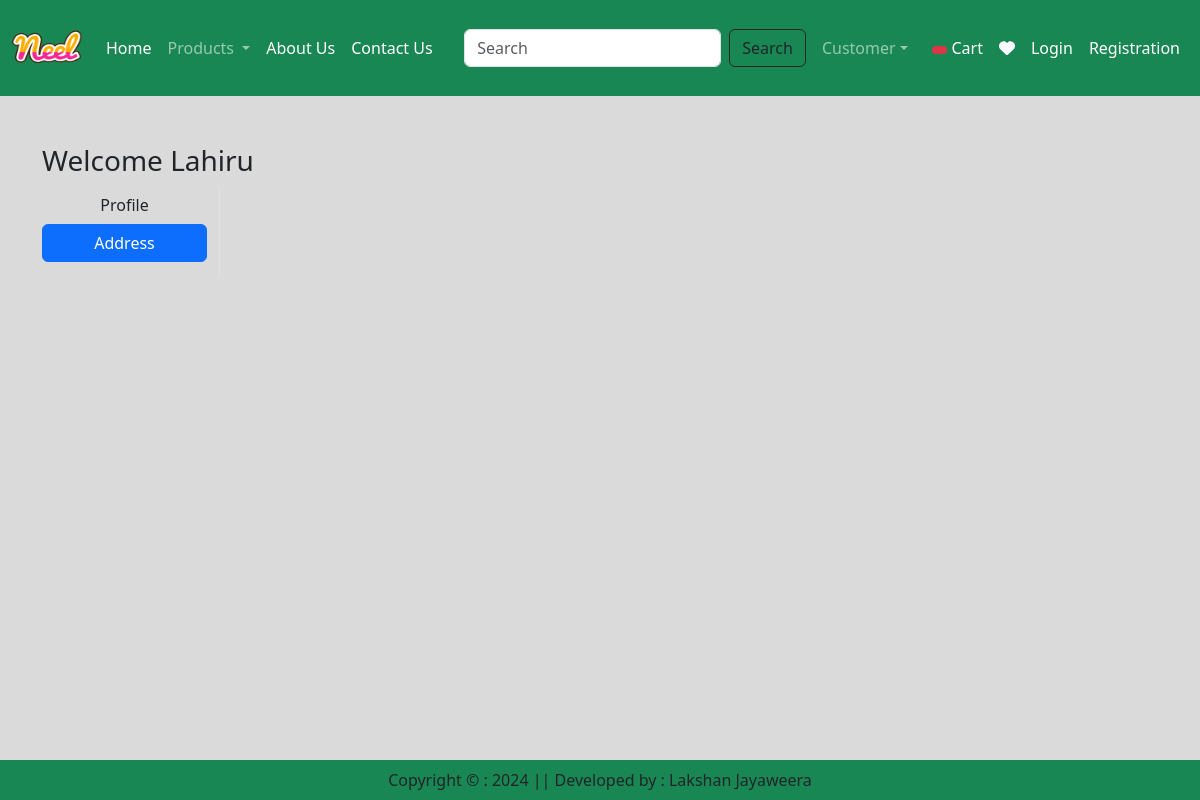
The app's page /address/ (signed in), older data.
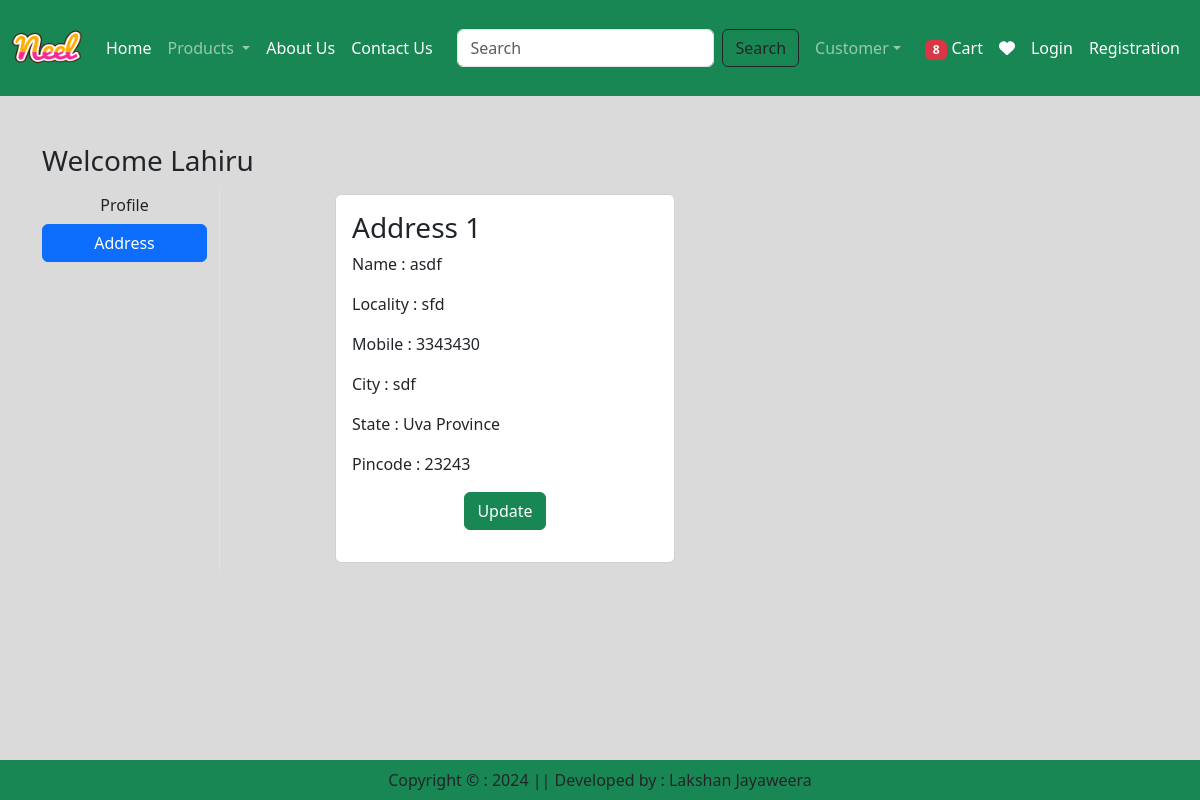
The same page, newer data.
### application/models.py (models this page shows, shortened)
class Customer(models.Model):
    user = models.ForeignKey(User, on_delete=models.CASCADE)
    name = models.CharField(max_length=200)
    locality = models.CharField(max_length=200)
    city = models.CharField(max_length=50)
    mobile = models.IntegerField(default=0)
    zipcode = models.IntegerField()
    state = models.CharField(choices=STATE_CHOICES, max_length=100)

### application/views.py (the view)
# urls.py: path('address/',views.address, name='address'),
def address(request):
    add = Customer.objects.filter(user=request.user)
    totalitem = 0
    wishitem = 0
    if request.user.is_authenticated:
        totalitem = len(Cart.objects.filter(user=request.user))
        wishitem = len(Wishlist.objects.filter(user=request.user))
    return render(request, 'app/address.html',locals())

### application/templates/app/address.html (shortened to what this page needs)
{% extends "app/base.html" %}
{% load static %}
{% block main-content %}
<div class="container my-5">
    <div class="row">
        <h3>Welcome <span class="text-capitalize">{{request.user}}</span></h3>
        <div class="col-sm-2 border-end">
            <ul class="list-unstyled">
                <li class="d-grid"><a href="{% url 'profile' %}" class="btn ">Profile</a></li>
                <li class="d-grid"><a href="{% url 'address' %}" class="btn btn-primary">Address</a></li>
            </ul>
        </div>
        <div class="col-sm-8 offset-sm-1">
            <div class="row">
                {% for ad in add %}
                    <div class="col-sm-6">
                        <div class="card m-2">
                            <div class="card-body">
                                <h3>Address {{forloop.counter}}</h3>
                                <p>Name : {{ad.name}}</p>
                                <p>Locality : {{ad.locality}}</p>
                                <p>Mobile : {{ad.mobile}}</p>
                                <p>City : {{ad.city}} </p>
                                <p>State : {{ad.state}} </p>
                                <p>Pincode : {{ad.zipcode}} </p>
                                <p class="text-center"><a href="{% url 'updateAddress' pk=ad.id %}" type="button" class="btn btn-success">Update</a></p>
                            </div>
                        </div>
                    </div>
                {% endfor %}
            </div>
        </div>
    </div>
</div>
{% endblock main-content %}

Row changes from the older to the newer data that the page shows:
added Customer: name "asdf", locality "sfd", mobile "3343430", city "sdf", state "Uva Province", zipcode "23243"
Text that changed along with them:
{{ totalitem }}: (not shown) → "8"
